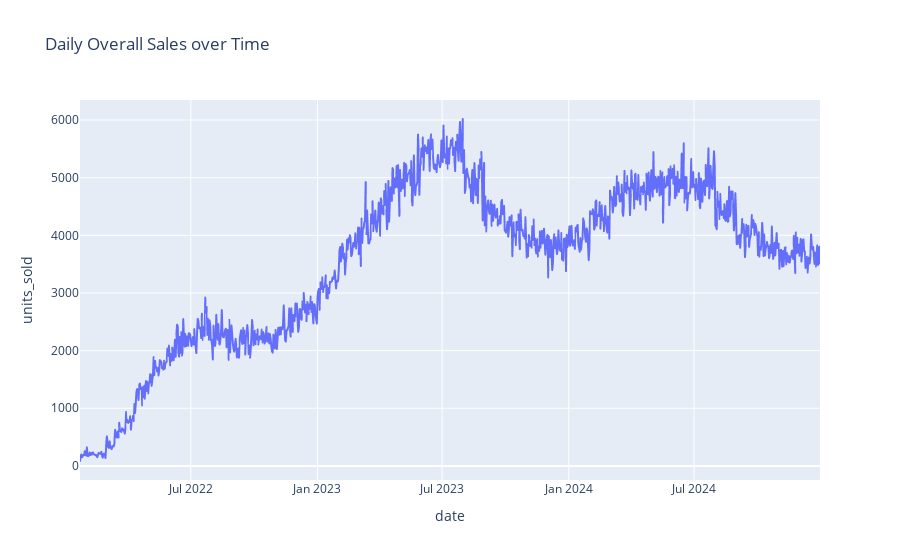

Source (notebook cell):
### Markdown cell above
### 2.1.1 Trajectory over Time

### Code cell
# Trajectory of Overall Sales over Time
daily_sales_overall = data.resample("D")["units_sold"].sum()

# Plot
fig = px.line(data_frame=daily_sales_overall, x=daily_sales_overall.index, y="units_sold", title="Daily Overall Sales over Time")
fig.show()

### Figure 1 — Plotly figure (JSON) as saved in the notebook; plotly's stock layout.template omitted (floating-point values rounded to 4 significant figures; data arrays with more than 128 entries replaced by an {"elided": "..."} marker saying what was removed)
{"data": [{"hovertemplate": "date=%{x}<br>units_sold=%{y}<extra></extra>", "legendgroup": "", "line": {"color": "#636efa", "dash": "solid"}, "marker": {"symbol": "circle"}, "mode": "lines", "name": "", "showlegend": false, "type": "scattergl", "x": {"elided": "1076 str values"}, "xaxis": "x", "y": {"elided": "1076 int values"}, "yaxis": "y"}], "layout": {"legend": {"tracegroupgap": 0}, "title": {"text": "Daily Overall Sales over Time"}, "xaxis": {"anchor": "y", "domain": [0, 1], "title": {"text": "date"}}, "yaxis": {"anchor": "x", "domain": [0, 1], "title": {"text": "units_sold"}}}}
